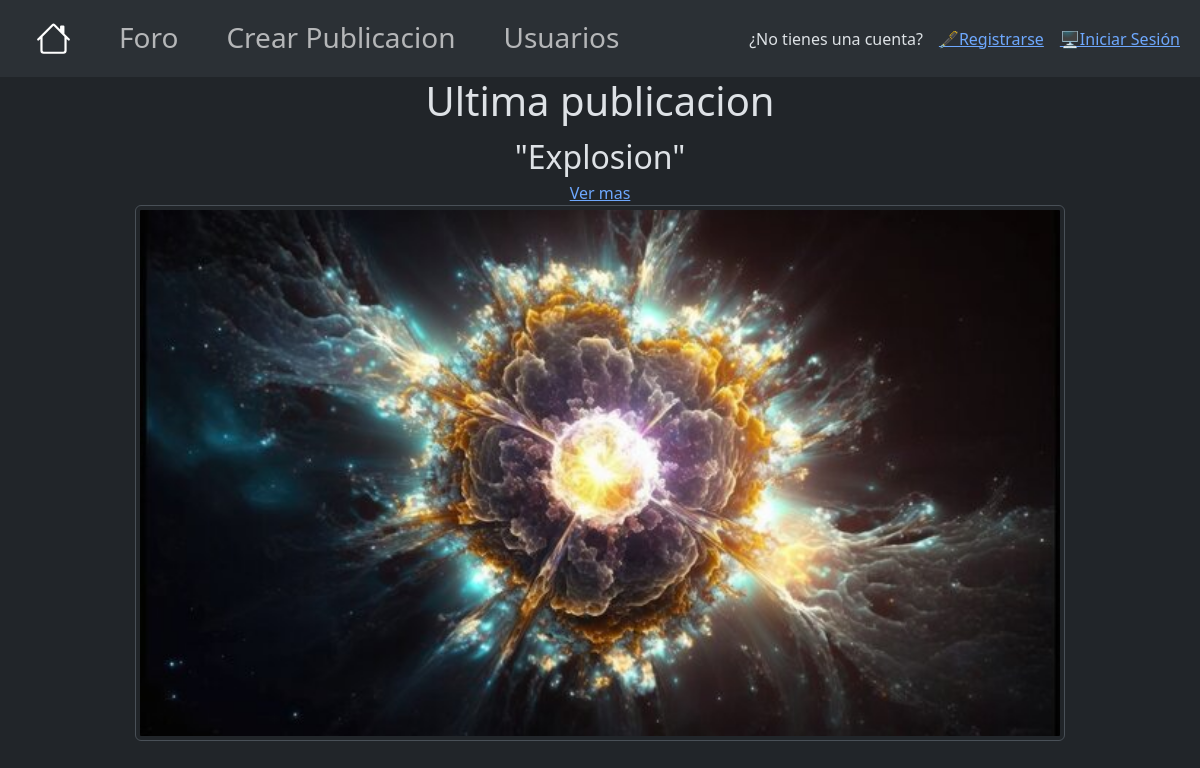
The page / on the database its author committed.
### tables this page shows
CREATE TABLE `noticias` (
  `id` int(11) NOT NULL,
  `id_user` int(11) NOT NULL,
  `id_categoria` int(11) NOT NULL,
  `titulo` varchar(255) NOT NULL,
  `descripcion` text NOT NULL,
  `imagen` varchar(255) NOT NULL,
  `likes` int(11) NOT NULL,
  `fecha_creacion` varchar(255) NOT NULL
);

### index.php (the view, shortened to what this page needs)
<!DOCTYPE html>
<html lang="en" data-bs-theme="dark">
<head>
    <link href="https://cdn.jsdelivr.net/npm/bootstrap@5.3.2/dist/css/bootstrap.min.css" rel="stylesheet">
</head>
<body>
    <div> <?php include_once('includes/navbar.php') ?></div>
<?php
$sql = 'SELECT * FROM noticias';
$stmt = $conx->prepare($sql);
$stmt->execute();
$stmtRes = $stmt->get_result();
while ($filaDate = $stmtRes->fetch_object()){
    $latestID = $filaDate->id;
    }
$sql = 'SELECT * FROM noticias WHERE id = ?';
$stmt = $conx->prepare($sql);
$stmt->bind_param('i', $latestID);
$stmt->execute();
$resultadoSTMT_noticia = $stmt->get_result();
$filaN = $resultadoSTMT_noticia->fetch_object();
 ?>
    <h1 class="text-center">Ultima publicacion</h1>
    <div class="container">
        <div class="row">
            <div class="text-center">
                <footer class="fs-2"> "<?php echo $filaN->titulo ?>"</footer>
                <div><a href="<?php echo 'view/forum/publicacion.php?id='.$id.'&publicacion='.$latestID ?>">Ver mas</a></div>
                <img class="img-thumbnail rounded col-10 text-center" height="500px" src=" <?php echo $filaN->imagen ?>" alt="Imagen no disponible">
            </div>
        </div>
    </div>
</body>
</html>

### rows shown on the page
noticias: titulo "Explosion", imagen (picture)
